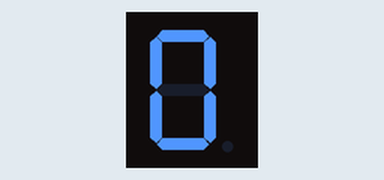
Simulated run of this sketch. Board: Arduino Uno, built with avr-gcc and run on an emulated ATmega328P. Shown: 1-digit seven-segment display. Wiring (inferred from the names in the program): 1-digit 7-segment display, segments lit when LOW: segments pin 2, pin 3, pin 4, pin 5, pin 6, pin 7, pin 8. The segment pins are drawn as the display they are named for.

Above: at 0.1 s.
At 0.6 s:
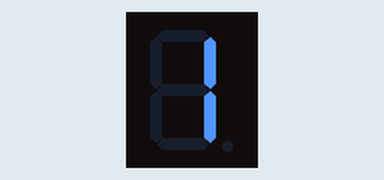
At 1.1 s:
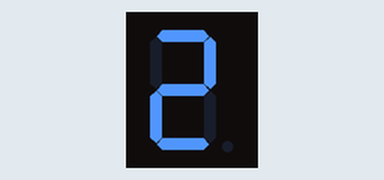
At 1.6 s:
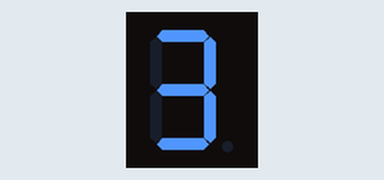
At 2.1 s:
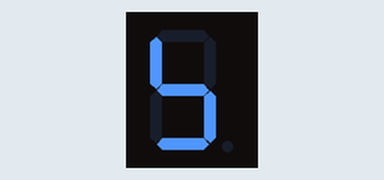

The sketch:

DigitalLogicIDE_week2.ino
```cpp
const int segmentA = 2; // D0
const int segmentB = 3; // D1
const int segmentC = 4; // D2
const int segmentD = 5; // D3
const int segmentE = 6; // D4
const int segmentF = 7; // D5
const int segmentG = 8; // D6


void setup() {
  // Initialize the digital pins as OUTPUTs
  pinMode(segmentA, OUTPUT);
  pinMode(segmentB, OUTPUT);
  pinMode(segmentC, OUTPUT);
  pinMode(segmentD, OUTPUT);
  pinMode(segmentE, OUTPUT);
  pinMode(segmentF, OUTPUT);
  pinMode(segmentG, OUTPUT);
}

//0=A,B,C,D,E,F
//1=B,C
//2=A,B,G,E,D
//3=A,B,G,C,D
//4=F,G,C,B

//LOW=light on
//HIGH = light off

void loop() {
  // Turn on each segment one by one
  //NO 0 ON
  digitalWrite(segmentA, LOW);
  digitalWrite(segmentB, LOW);
  digitalWrite(segmentC, LOW);
  digitalWrite(segmentD, LOW);
  digitalWrite(segmentE, LOW);
  digitalWrite(segmentF, LOW);
  digitalWrite(segmentG, HIGH);

  delay(500);

  //NO 1 ON

  digitalWrite(segmentA, HIGH);
  digitalWrite(segmentB, LOW);
  digitalWrite(segmentC, LOW);
  digitalWrite(segmentD, HIGH);
  digitalWrite(segmentE, HIGH);
  digitalWrite(segmentF, HIGH);
  digitalWrite(segmentG, HIGH);

  delay(500);

  //NO 2 ON

  digitalWrite(segmentA, LOW);
  digitalWrite(segmentB, LOW);
  digitalWrite(segmentC, HIGH);
  digitalWrite(segmentD, LOW);
  digitalWrite(segmentE, LOW);
  digitalWrite(segmentF, HIGH);
  digitalWrite(segmentG, LOW);

  delay(500);

  //NO 3 ON

  digitalWrite(segmentA, LOW);
  digitalWrite(segmentB, LOW);
  digitalWrite(segmentC, LOW);
  digitalWrite(segmentD, LOW);
  digitalWrite(segmentE, HIGH);
  digitalWrite(segmentF, HIGH);
  digitalWrite(segmentG, LOW);

  delay(500);

  //NO 4 ON

  digitalWrite(segmentA, HIGH);
  digitalWrite(segmentB, HIGH);
  digitalWrite(segmentC, LOW);
  digitalWrite(segmentD, LOW);
  digitalWrite(segmentE, HIGH);
  digitalWrite(segmentF, LOW);
  digitalWrite(segmentG, LOW);

  delay(500);
}
```

Measured:
- by itself, everything shown: repeats every 2.5 s, in 5 steps
- what the display in image 1 shows lasts 0.5 s, from 0.5 s to 1.0 s
